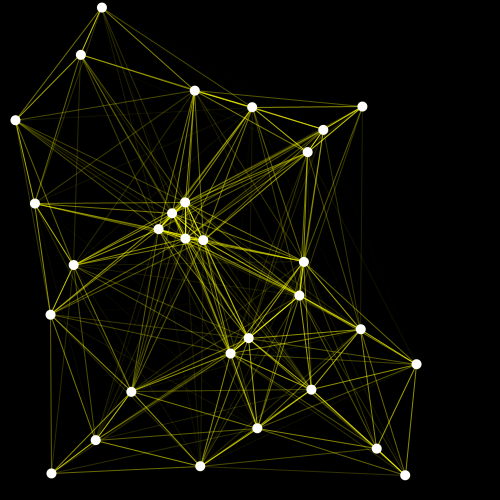
Frame 1 (no input)
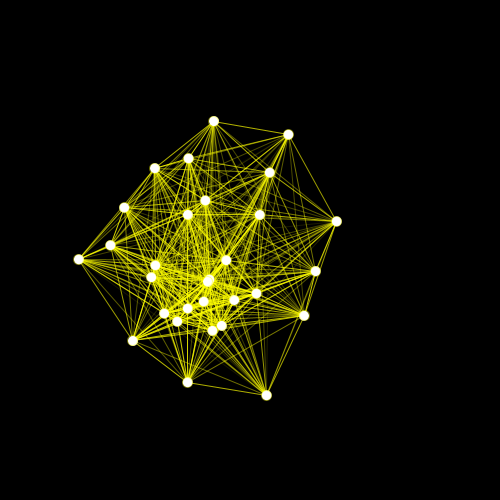
Frame 60 (the mouse pressed at the canvas centre just before this capture)
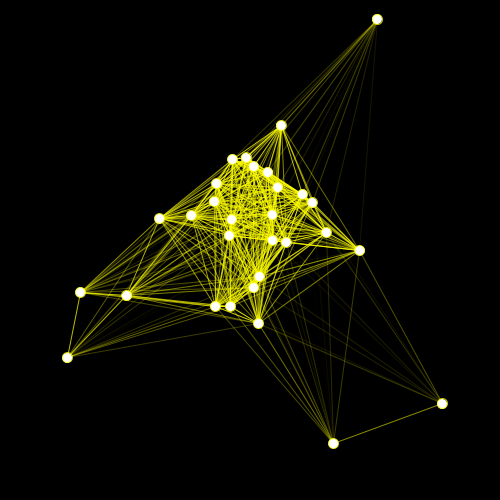
Frame 120 (the mouse held since frame 60 and released just before this capture)

The Processing sketch that drew these frames (run headless with seeded random() and noise(); from frame 60 on, the mouse is pressed at the canvas centre):

// Processing sketch: processing_99718
// ── processing_99718.pde

int ballNum = 30;

ball b = new ball(12,10);
ball[] bs = new ball[ballNum];

void setup(){
  size(500,500);
  background(0);
  smooth();
  b.vx = 10;
  b.vy = 3;
  
  for(int i=0;i<ballNum;i++){
    bs[i] = new ball(random(0,width),random(0,height));
    bs[i].vx = random(-3,3);
    bs[i].vy = random(-3,3);
    bs[i].mass = random(5) + 5;
  }
  
}

void draw(){
  background(0);
 
  for(int i=0;i<ballNum-1;i++){
    for(int j=i+1;j<ballNum;j++){
      
      //gravity(bs[i], bs[j]);
      spring(bs[i], bs[j]);
    }
  }
  
  for(int i=0;i<ballNum;i++){
    bs[i].update();
  }
  
}

void gravity(ball ba, ball bb){
  float dx, dy, distSQ, dista, force, ax, ay;
  dx = bb.x - ba.x;
  dy = bb.y - ba.y;
  distSQ = dx*dx + dy*dy;
  
  dista = sqrt(distSQ);
  force = ba.mass * bb.mass / distSQ;
   
  ax = force * dx / dista;
  ay = force * dy / dista;
  ba.vx += ax / ba.mass;
  ba.vy += ay / ba.mass;
  bb.vx -= ax / bb.mass;
  bb.vy -= ay / bb.mass;
 
  stroke(255, 0, 0, 255-dista);
  if(dista < 255){
    line(ba.x, ba.y, bb.x, bb.y);
  }
  
}

  
void spring(ball ba, ball bb){
  float dx, dy, dista, force, ax, ay;
  float springAmount = 0.0001;
  dx = bb.x - ba.x;
  dy = bb.y - ba.y;
  dista = sqrt(dx*dx + dy*dy);
  if(dista < 255){
    ax = dx * springAmount;
    ay = dy * springAmount;  
    ba.vx += ax;
    ba.vy += ay;
    bb.vx -= ax;
    bb.vy -= ay;
  }
  stroke(255, 255, 0, 255-dista);
  if(dista < 255){
    line(ba.x, ba.y, bb.x, bb.y);
  }
}
  
class ball{
  float x, y;
  float vx = 0, vy = 0;
  float mass = 0;
  ball(float _x, float _y){//constractor
    x = _x;
    y = _y;
  }
  
  void update(){
    ellipse(x,y,10,10);
    x += vx;
    y += vy;
    
    if(x < 0){
      x = width;
    }
    if(x > width){
      x = 0;
    }
    if(y < 0){
      y = height;
    }
    if (y > height){
      //vy = -vy;
      y = 0;
    }
    
  }
}
